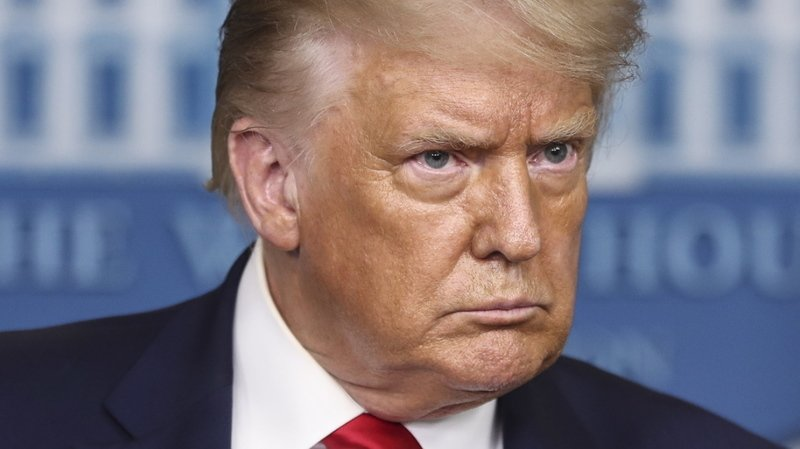
#> input picture public/opencv/d1.jpg, 800 x 449 px
$ python similarityMatcher.py   (older library calls are emulated)
#> lines starting #> are read from the running program, lines starting #| are printed output that depends on the picture
import numpy as np
import cv2
from matplotlib import pyplot as plt

img1 = cv2.imread('d1.jpg',0)          # queryImage
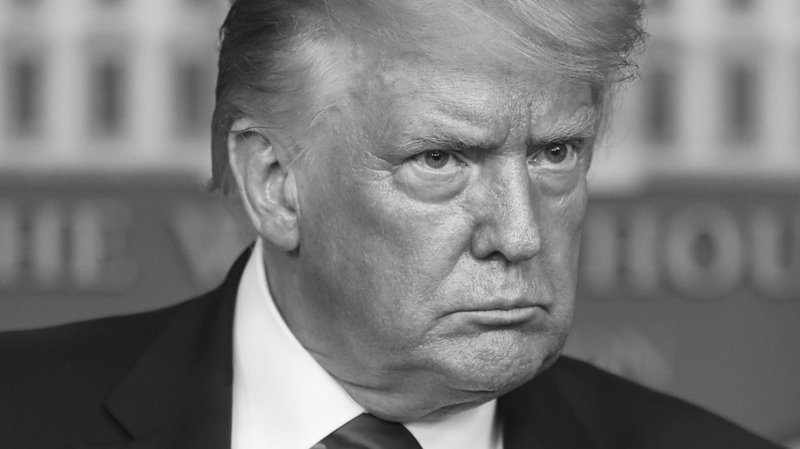
#> img1: shape (449, 800); min 11, max 255, mean 119.8
img2 = cv2.imread('d3.jpg',0) # trainImage
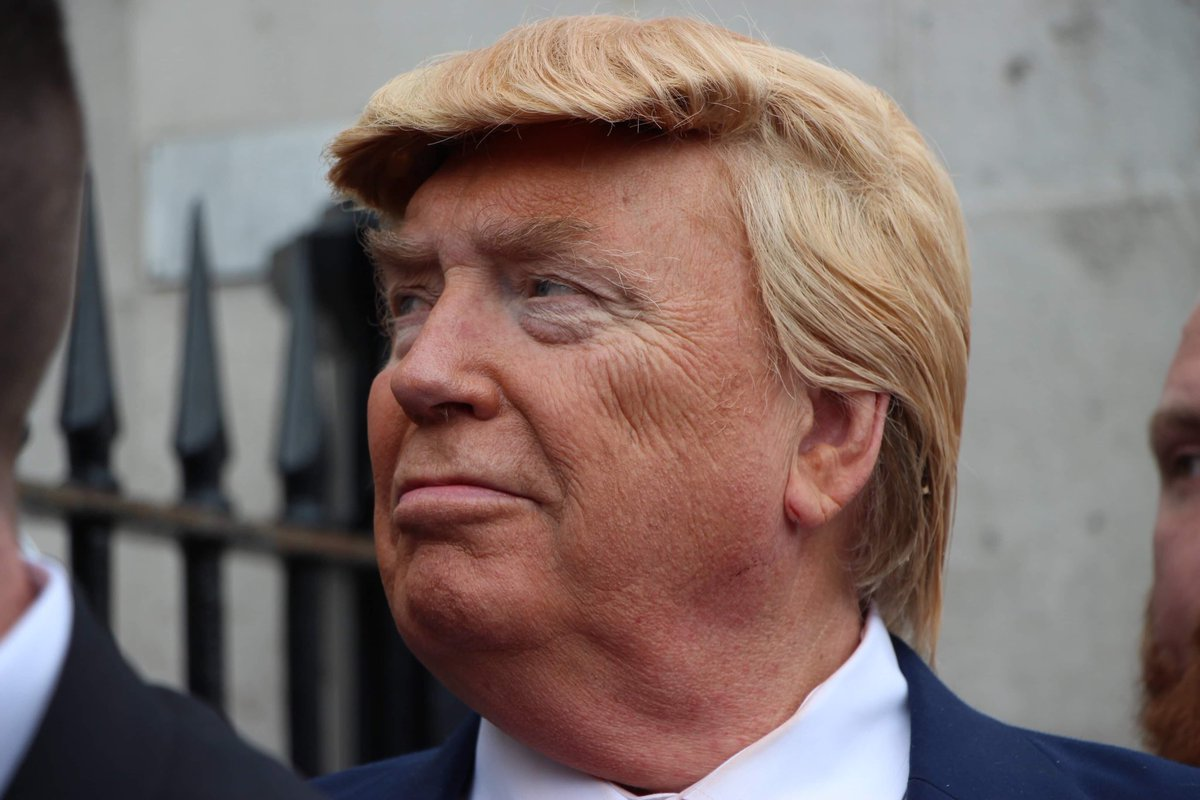
#> input picture public/opencv/d3.jpg, 1200 x 800 px
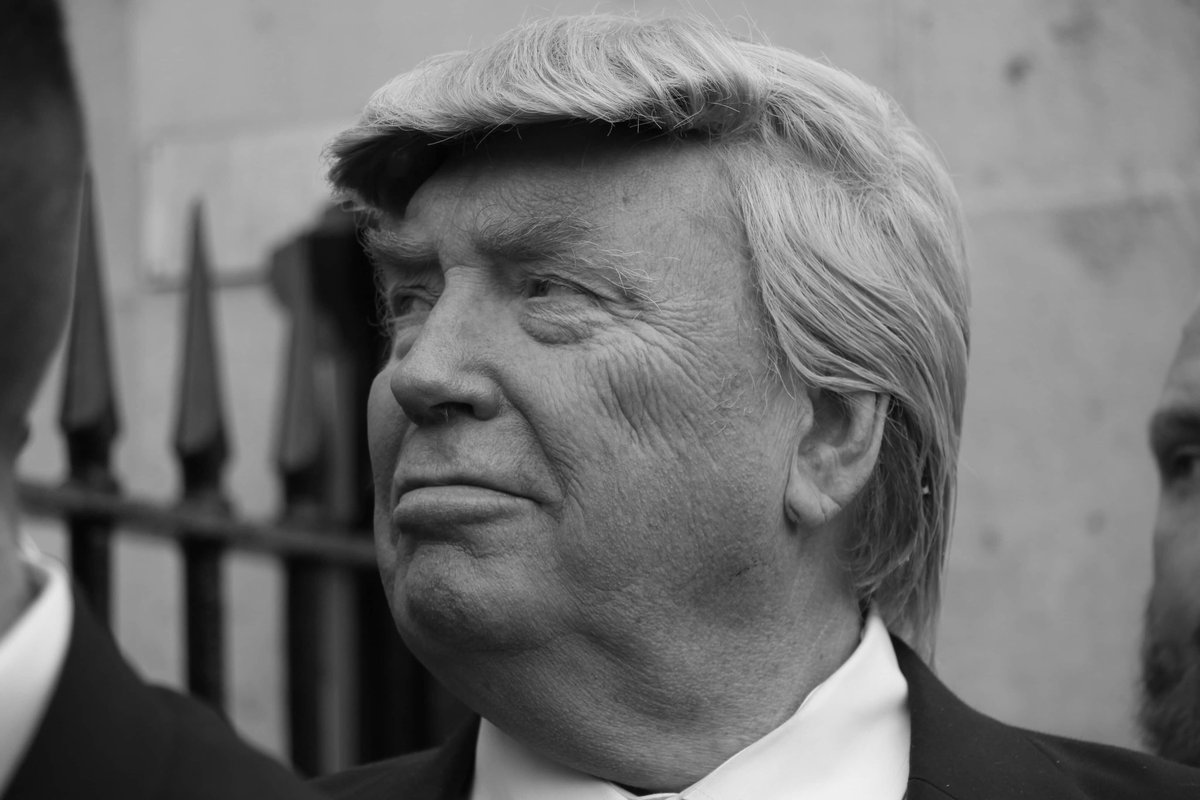
#> img2: shape (800, 1200); min 0, max 240, mean 111.8

# 16736


# Initiate SIFT detector
# sift = cv2.SIFT()
sift = cv2.xfeatures2d.SIFT_create()
# sift = cv2.ORB_create()

# find the keypoints and descriptors with SIFT
kp1, des1 = sift.detectAndCompute(img1,None)
#> kp1 = 378 keypoints; strongest (x, y, size): (487, 409, 11.2), (339, 409, 25.2), (417, 431, 10.1), (436, 155, 15.8)
kp2, des2 = sift.detectAndCompute(img2,None)
#> kp2 = 1084 keypoints; strongest (x, y, size): (49, 623, 34.6), (906, 658, 18.4), (391, 167, 59.8), (872, 672, 40.6)


# BFMatcher with default params
bf = cv2.BFMatcher()
matches = bf.knnMatch(des1,des2, k=2)
#> matches = 378 matches

# Apply ratio test
good = []
for m,n in matches:
    if m.distance < 0.75*n.distance:
        good.append([m])
#> after the loop, good = 2 matches


print(len(good))
#| 2

# cv2.drawMatchesKnn expects list of lists as matches.
img3 = cv2.drawMatchesKnn(img1,kp1,img2,kp2,good, None,flags=2)
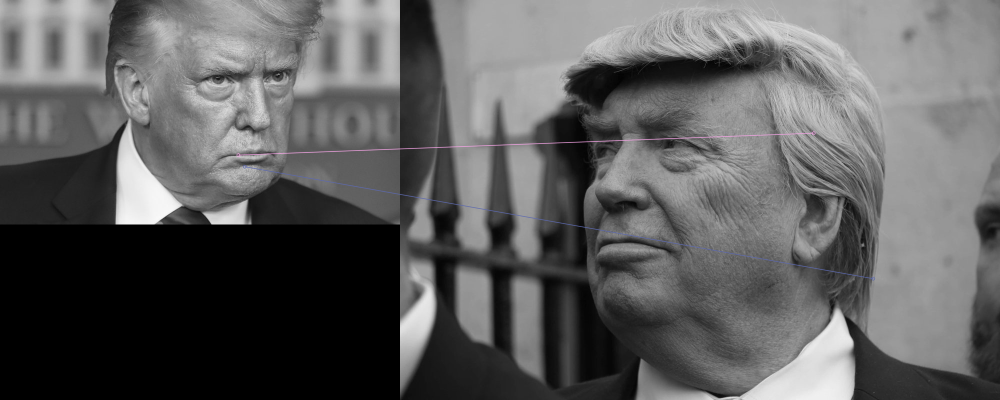
#> img3: shape (800, 2000, 3) (shown at 1/2 size); mean of channels 0, 1, 2 94.2, 94.1, 94.1; drawn as B, G, R

cv2.imshow("", img3)
# plt.imshow(img3)
# plt.show()
